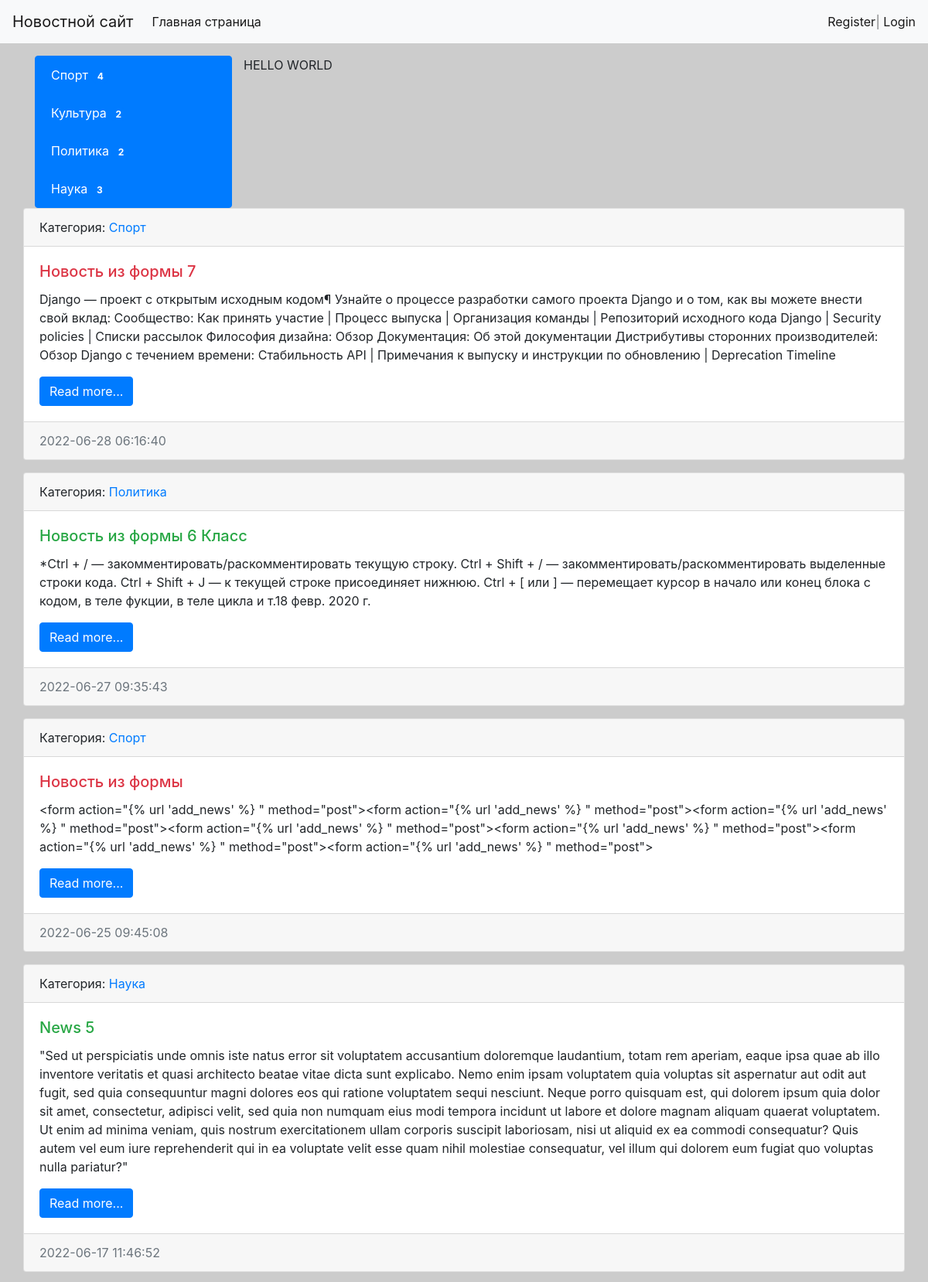
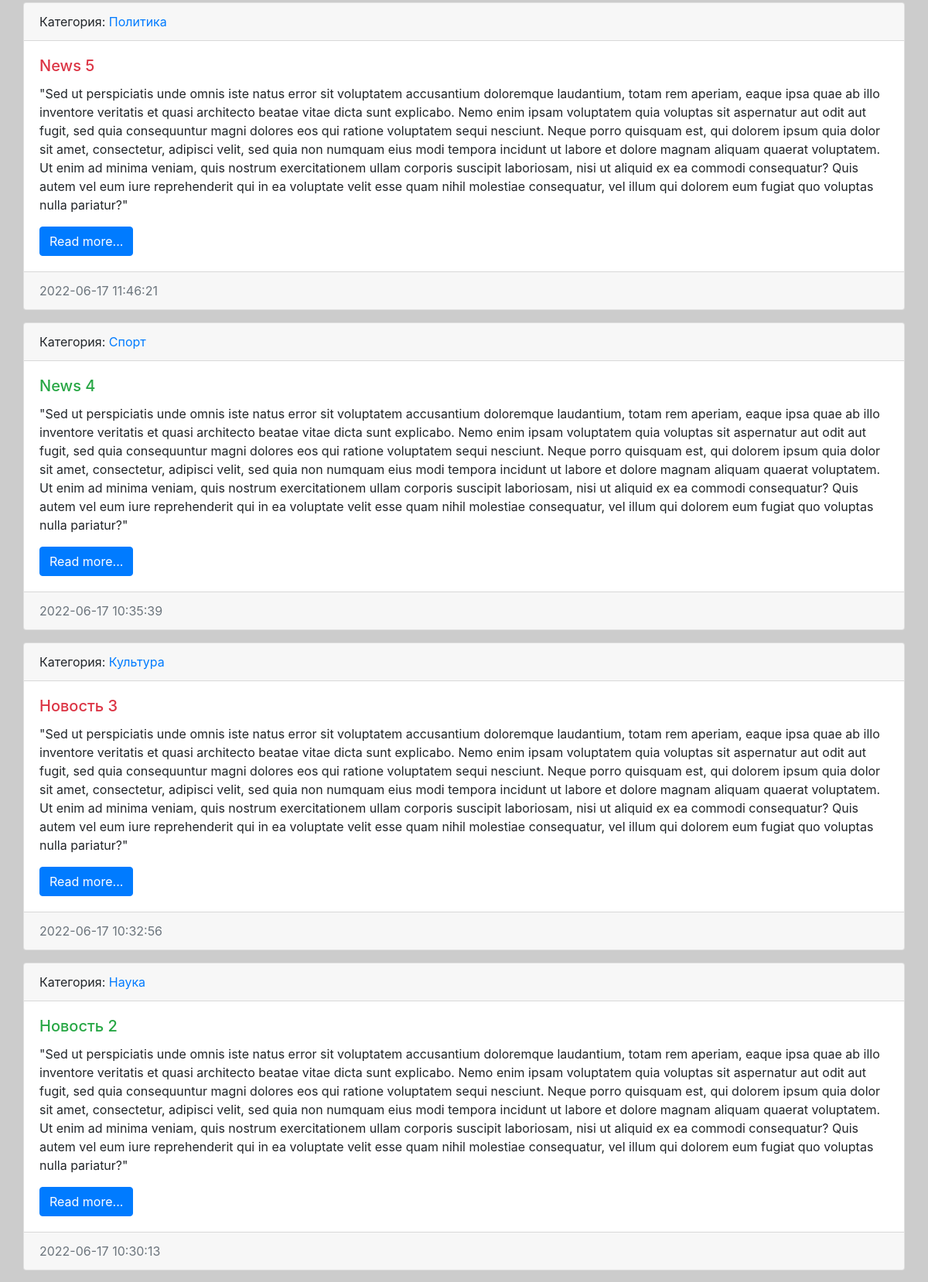
The page / (upper part) on the database its author committed (2 pictures, top to bottom).
### news/models.py (models this page shows, shortened)
class Category(models.Model):
    title = models.CharField(max_length=150, db_index=True, verbose_name='Наименование категории')
    def get_absolute_url(self):
        return reverse('category', kwargs={"category_id": self.pk})  # 1-й параметр название маршрута
    def __str__(self):
        return self.title
    class Meta:
        verbose_name = 'Категория'
        verbose_name_plural = 'Категории'
        ordering = ['title']

class News(models.Model):
    title = models.CharField(max_length=150, verbose_name='Наименование')
    content = models.TextField(blank=True, verbose_name='Контент')
    created_at = models.DateTimeField(auto_now_add=True, verbose_name='Дата публикации')
    updated_at = models.DateTimeField(auto_now=True, verbose_name='Обновленно')
    photo = models.ImageField(upload_to='photos/%Y/%m/%d/', verbose_name='Фото', blank=True)
    is_published = models.BooleanField(default=True, verbose_name='Опубликовано?')
    category = models.ForeignKey('Category', on_delete=models.PROTECT, verbose_name='Категория')  #  related_name='get_news' я переназначения news_set в ОРМ
    views = models.IntegerField(default=0)
    def get_absolute_url(self):
        return reverse('view_news', kwargs={"pk": self.pk})
    class Meta:
        verbose_name = 'Новость'
        verbose_name_plural = 'Новости'
        ordering = ['-created_at']

### news/views.py (the view)
# urls.py: path('', HomeNews.as_view(), name='home'),
class HomeNews(MyMixin, ListView):
    model = News
    template_name = 'news/home_news_list.html'
    context_object_name: str = 'news'
    mixin_prop = 'hello world'
    def get_context_data(self, *, object_list=None, **kwargs):
        context = super().get_context_data(**kwargs)
        context['title'] = self.get_upper('Главная страница')
        context['mixin_prop'] = self.get_prop()
        return context
    def get_queryset(self):
        return News.objects.filter(is_published=True).select_related('category')

### news/templatetags/news_tags.py (called while the page is built)
@register.inclusion_tag('news/list_categories.html')
def show_categories(arg1='Hello', arg2='world'):
    categories = Category.objects.annotate(cnt=Count('news')).filter(cnt__gt=0)
    return {'categories': categories, 'arg1': arg1, 'arg2': arg2}

### news/utils.py (called while the page is built)
    def get_prop(self):
        return self.mixin_prop.upper()

    def get_upper(self, s):
        if isinstance(s, str):
            return s.upper()
        else:
            return s.title.upper()

### news/templates/news/home_news_list.html (shortened to what this page needs)
{% extends 'base.html' %}
{% block sidebar %}
{% include 'inc/_sidebar.html' %}
{% endblock %}
{% block content %}
{{ mixin_prop }}
{% for item in news %}
<div class="card mb-3">
    <div class="card-header">
        Категория: <a href="{{ item.category.get_absolute_url }}">{{ item.category }}</a>
          </div>
          <div class="card-body">
              <div class="media">
                  <div class="media-body">
                    <h5 class="card-title {% cycle 'text-danger' 'text-success' %}"> {{ item.title }}</h5>
            <p class="card-text">{{ item.content }}</p>
            <a href="{{ item.get_absolute_url }}" class="btn btn-primary">Read more...</a>
          </div>
                  </div>
              </div>
          <div class="card-footer text-muted">
              {{ item.created_at|date:"Y-m-d H:i:s" }}
          </div>
        </div>
        {% endfor %}
{% endblock %}

### news/templates/news/list_categories.html
<div class="list-group">
    {% for item in categories %}
    <a href="{{ item.get_absolute_url }}"
       class="list-group-item list-group-item-action active"
       aria-current="true">
     {{item.title}}
      <span class="badge badge-primary badge-pill">{{ item.cnt }} </span>
    </a>
     {% endfor %}
</div>

### mysite/static/css/style.css (style rules this page uses)
body { background-color: #ccc; }

### rows shown on the page
Category: title "Спорт", cnt "4"
Category: title "Культура", cnt "2"
Category: title "Политика", cnt "2"
Category: title "Наука", cnt "3"
News: category "Спорт", title "Новость из формы 7", content "Django — проект с открытым исходным кодом¶ Узнайте о процессе разработки самого проекта Django и о том, как вы можете внести свой вклад: Сообщество: Как принять участие | Процесс выпуска | Организация команды | Репозиторий исходного кода Django | Security policies | Списки рассылок Философия дизайна: Обзор Документация: Об этой документации Дистрибутивы сторонних производителей: Обзор Django с течением времени: Стабильность API | Примечания к выпуску и инструкции по обновлению | Deprecation Timeline", created_at "2022-06-28 06:16:40"
News: category "Политика", title "Новость из формы 6 Класс", content "*Ctrl + / — закомментировать/раскомментировать текущую строку. Ctrl + Shift + / — закомментировать/раскомментировать выделенные строки кода. Ctrl + Shift + J — к текущей строке присоединяет нижнюю. Ctrl + [ или ] — перемещает курсор в начало или конец блока с кодом, в теле фукции, в теле цикла и т.18 февр. 2020 г.", created_at "2022-06-27 09:35:43"
News: category "Спорт", title "Новость из формы", content "<form action=\"{% url 'add_news' %} \" method=\"post\"><form action=\"{% url 'add_news' %} \" method=\"post\"><form action=\"{% url 'add_news' %} \" method=\"post\"><form action=\"{% url 'add_news' %} \" method=\"post\"><form action=\"{% url 'add_news' %} \" method=\"post\"><form action=\"{% url 'add_news' %} \" method=\"post\"><form action=\"{% url 'add_news' %} \" method=\"post\">", created_at "2022-06-25 09:45:08"
News: category "Наука", title "News 5", content "\"Sed ut perspiciatis unde omnis iste natus error sit voluptatem accusantium doloremque laudantium, totam rem aperiam, eaque ipsa quae ab illo inventore veritatis et quasi architecto beatae vitae dicta sunt explicabo. Nemo enim ipsam voluptatem quia voluptas sit aspernatur aut odit aut fugit, sed quia consequuntur magni dolores eos qui ratione voluptatem sequi nesciunt. Neque porro quisquam est, qui dolorem ipsum quia dolor sit amet, consectetur, adipisci velit, sed quia non numquam eius modi tempora incidunt ut labore et dolore magnam aliquam quaerat voluptatem. Ut enim ad minima veniam, quis nostrum exercitationem ullam corporis suscipit laboriosam, nisi ut aliquid ex ea commodi…", created_at "2022-06-17 11:46:52"
News: category "Политика", title "News 5", content "\"Sed ut perspiciatis unde omnis iste natus error sit voluptatem accusantium doloremque laudantium, totam rem aperiam, eaque ipsa quae ab illo inventore veritatis et quasi architecto beatae vitae dicta sunt explicabo. Nemo enim ipsam voluptatem quia voluptas sit aspernatur aut odit aut fugit, sed quia consequuntur magni dolores eos qui ratione voluptatem sequi nesciunt. Neque porro quisquam est, qui dolorem ipsum quia dolor sit amet, consectetur, adipisci velit, sed quia non numquam eius modi tempora incidunt ut labore et dolore magnam aliquam quaerat voluptatem. Ut enim ad minima veniam, quis nostrum exercitationem ullam corporis suscipit laboriosam, nisi ut aliquid ex ea commodi…", created_at "2022-06-17 11:46:21"
News: category "Спорт", title "News 4", content "\"Sed ut perspiciatis unde omnis iste natus error sit voluptatem accusantium doloremque laudantium, totam rem aperiam, eaque ipsa quae ab illo inventore veritatis et quasi architecto beatae vitae dicta sunt explicabo. Nemo enim ipsam voluptatem quia voluptas sit aspernatur aut odit aut fugit, sed quia consequuntur magni dolores eos qui ratione voluptatem sequi nesciunt. Neque porro quisquam est, qui dolorem ipsum quia dolor sit amet, consectetur, adipisci velit, sed quia non numquam eius modi tempora incidunt ut labore et dolore magnam aliquam quaerat voluptatem. Ut enim ad minima veniam, quis nostrum exercitationem ullam corporis suscipit laboriosam, nisi ut aliquid ex ea commodi…", created_at "2022-06-17 10:35:39"
News: category "Культура", title "Новость 3", content "\"Sed ut perspiciatis unde omnis iste natus error sit voluptatem accusantium doloremque laudantium, totam rem aperiam, eaque ipsa quae ab illo inventore veritatis et quasi architecto beatae vitae dicta sunt explicabo. Nemo enim ipsam voluptatem quia voluptas sit aspernatur aut odit aut fugit, sed quia consequuntur magni dolores eos qui ratione voluptatem sequi nesciunt. Neque porro quisquam est, qui dolorem ipsum quia dolor sit amet, consectetur, adipisci velit, sed quia non numquam eius modi tempora incidunt ut labore et dolore magnam aliquam quaerat voluptatem. Ut enim ad minima veniam, quis nostrum exercitationem ullam corporis suscipit laboriosam, nisi ut aliquid ex ea commodi…", created_at "2022-06-17 10:32:56"
News: category "Наука", title "Новость 2", content "\"Sed ut perspiciatis unde omnis iste natus error sit voluptatem accusantium doloremque laudantium, totam rem aperiam, eaque ipsa quae ab illo inventore veritatis et quasi architecto beatae vitae dicta sunt explicabo. Nemo enim ipsam voluptatem quia voluptas sit aspernatur aut odit aut fugit, sed quia consequuntur magni dolores eos qui ratione voluptatem sequi nesciunt. Neque porro quisquam est, qui dolorem ipsum quia dolor sit amet, consectetur, adipisci velit, sed quia non numquam eius modi tempora incidunt ut labore et dolore magnam aliquam quaerat voluptatem. Ut enim ad minima veniam, quis nostrum exercitationem ullam corporis suscipit laboriosam, nisi ut aliquid ex ea commodi…", created_at "2022-06-17 10:30:13"

### other values the page prints
{{ mixin_prop }} "HELLO WORLD"
